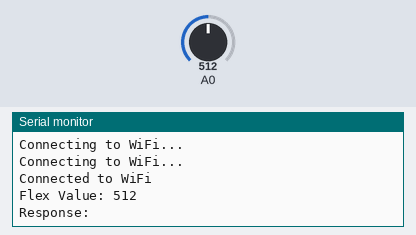
This sketch was run on a simulated ESP8266 (NodeMCU). On the bench: the last lines printed to the serial monitor. The inputs (shaded band) are chosen by the test bench; at power-on: A0 = 512. WiFi joins after 1.5 s; servers stay silent unless stated; uploads are accepted with an empty reply.

Above: at 3.2 s.
3.3 s: A0 set to 716
At 3.36 s:
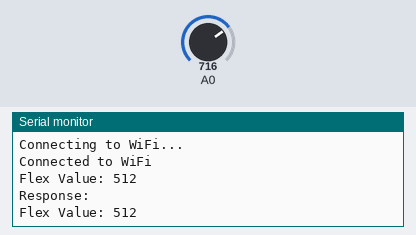
4.9 s: A0 set to 900
At 6.4 s:
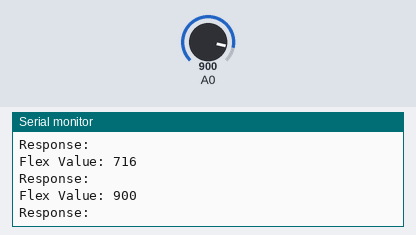
Timing chart, 0 to 7.9 s (numbered marks = the images above; inputs shaded):
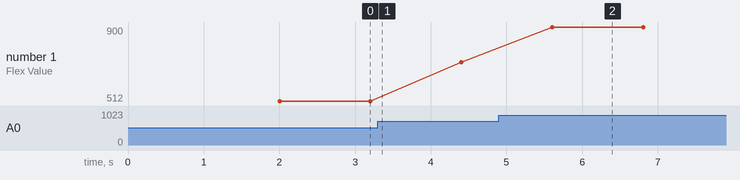

The sketch:

flex_sensor.ino
```cpp
#include <ESP8266WiFi.h>
#include <ESP8266HTTPClient.h>

const char* ssid = "your-ssid";        // Replace with your WiFi SSID
const char* password = "your-password"; // Replace with your WiFi password
const char* api_url = "https://your-api-id.execute-api.region.amazonaws.com/prod/flex"; // Replace with API Gateway URL

void setup() {
  Serial.begin(115200);
  connectToWiFi();
}

void connectToWiFi() {
  WiFi.begin(ssid, password);
  while (WiFi.status() != WL_CONNECTED) {
    delay(1000);
    Serial.println("Connecting to WiFi...");
  }
  Serial.println("Connected to WiFi");
}

void loop() {
  if (WiFi.status() != WL_CONNECTED) {
    Serial.println("WiFi disconnected, attempting to reconnect...");
    connectToWiFi();
  }

  int flexValue = analogRead(A0);
  Serial.print("Flex Value: ");
  Serial.println(flexValue);

  if (WiFi.status() == WL_CONNECTED) {
    HTTPClient http;
    http.begin(api_url);
    http.addHeader("Content-Type", "application/json");
    String payload = "{\"flex_value\": " + String(flexValue) + "}";
    int httpCode = http.POST(payload);
    if (httpCode == 200) {
      String response = http.getString();
      Serial.println("Response: " + response);
    } else {
      Serial.println("HTTP Error: " + String(httpCode));
    }
    http.end();
  }
  delay(1000);
}
```

Measured:
- after the input at 4.9 s, the serial monitor: prints a new line after 0.70 s (image 2)
- plotted number 1: 512 → 716 after the input at 3.3 s, 716 → 900 after the input at 4.9 s
